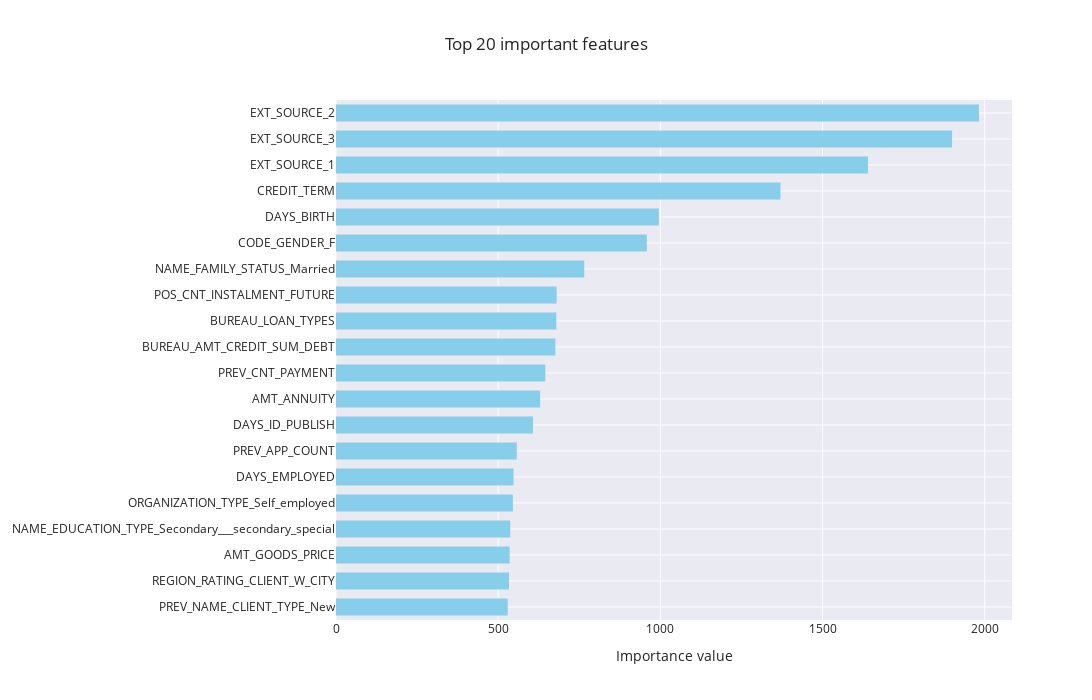

The cell this chart's notebook holds for it:
### Code cell
# Feature importance Plot
data1 = features_df.head(20)
data = [go.Bar(x =data1.sort_values(by='Value')['Value'] , y = data1.sort_values(by='Value')['Feature'], orientation = 'h',
              marker = dict(
        color = 'skyblue',
        line = dict(
            color = 'skyblue',
            width = 1.5)
    )) ]
layout = go.Layout(
    autosize=False,
    width=1300,
    height=700,
    title = "Top 20 important features",
    xaxis=dict(
        title='Importance value'
        ),
    yaxis=dict(
        automargin=True
        ),
    bargap=0.4
    )
fig = go.Figure(data = data, layout=layout)
fig.layout.template = 'seaborn'
py.iplot(fig)

### Figure 1 — Plotly figure (JSON) as saved in the notebook; plotly's stock layout.template omitted (floating-point values rounded to 4 significant figures)
{"data": [{"marker": {"color": "skyblue", "line": {"color": "skyblue", "width": 1.5}}, "orientation": "h", "type": "bar", "x": [527, 531, 533, 535, 543, 545, 555, 605, 627, 643, 674, 677, 678, 763, 956, 993, 1368, 1638, 1897, 1980], "y": ["PREV_NAME_CLIENT_TYPE_New", "REGION_RATING_CLIENT_W_CITY", "AMT_GOODS_PRICE", "NAME_EDUCATION_TYPE_Secondary___secondary_special", "ORGANIZATION_TYPE_Self_employed", "DAYS_EMPLOYED", "PREV_APP_COUNT", "DAYS_ID_PUBLISH", "AMT_ANNUITY", "PREV_CNT_PAYMENT", "BUREAU_AMT_CREDIT_SUM_DEBT", "BUREAU_LOAN_TYPES", "POS_CNT_INSTALMENT_FUTURE", "NAME_FAMILY_STATUS_Married", "CODE_GENDER_F", "DAYS_BIRTH", "CREDIT_TERM", "EXT_SOURCE_1", "EXT_SOURCE_3", "EXT_SOURCE_2"]}], "layout": {"autosize": false, "bargap": 0.4, "height": 700, "title": {"text": "Top 20 important features"}, "width": 1300, "xaxis": {"title": {"text": "Importance value"}}, "yaxis": {"automargin": true}}}
